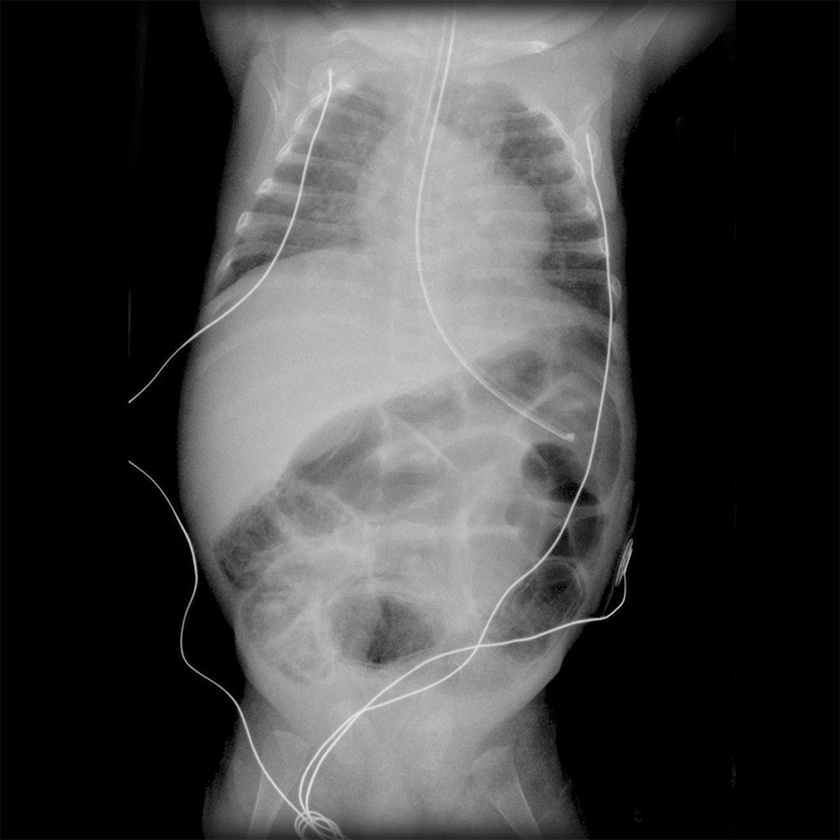
%> input picture wavelet/5961.1.jpg, 840 x 840 px, shrunk from 1024 x 1024 before the run
$ octave dwavelet.m   (GNU Octave 9; MATLAB toolbox functions it lacks are replaced by stand-ins)
%> lines starting %> are read from the running program, lines starting %| are printed output that depends on the picture
### wavelet/multdecwave.m
function [ niveisdec ] = multdecwave(X,tipo,N)
%UNTITLED4 Summary of this function goes here
%   Detailed explanation goes here

niveisdec=[];

for i = 1:N
    [WLL,WLH,WHL,WHH] = ddwaveletdec(X,tipo);
    %estrutura de dados

    niveisdec(i).WLL = WLL;
    niveisdec(i).WLH = WLH;
    niveisdec(i).WHL = WHL;
    niveisdec(i).WHH = WHH;

    X=WLL;
end


end

### wavelet/ddwaveletdec.m
function [WLL,WLH,WHL,WHH] = ddwaveletdec(X,tipo)
%UNTITLED Summary of this function goes here
%   Decomposição de imagem por wavelet

    if (strcmp(tipo,'haar'))
        W=[0.5 0.5];

    else
        [RF,W] = biorwavf(tipo);
    end

    [Lo_D,Hi_D,Lo_R,Hi_R] = orthfilt(W);

    tf=size(W,2); % tamanho do filtro para tratamento das bordas

    %colunas
    xc=X';
    imH=xc(:); %imagem p/ pross. horizontal (variação entre linhas)
    wH=conv(Hi_D,imH); % passa alta
    wH=wH(tf:end);
    wL=conv(Lo_D,imH); % passa baixa
    wL=wL(tf:end);

    WH=reshape(wH,size(xc));
    WL=reshape(wL,size(xc));

    Wh=WH(1:2:end,:)';% ver se essa lógica está certa
    Wl=WL(1:2:end,:)';

    %LL decomposição
    wL = Wl(:);
    wLL=conv(Lo_D,wL);
    wLL=wLL(tf:end);
    WLL=reshape(wLL,[size(xc,1) size(xc,2)/2]);
    WLL=WLL(1:2:end,:);

    %LH detalhes horizontais
    wLH=conv(Hi_D,wL);
    wLH=wLH(tf:end);
    WLH=reshape(wLH,[size(xc,1) size(xc,2)/2]);
    WLH=WLH(1:2:end,:);

    %HL detalhes verticais
    wH = Wh(:);
    wHL=conv(Lo_D,wH);
    wHL=wHL(tf:end);
    WHL=reshape(wHL,[size(xc,1) size(xc,2)/2]);
    WHL=WHL(1:2:end,:);

    %HH detalhes diagonais
    wHH=conv(Hi_D,wH);
    wHH=wHH(tf:end);
    WHH=reshape(wHH,[size(xc,1) size(xc,2)/2]);
    WHH=WHH(1:2:end,:);

end

### wavelet/dwavelet.m
clear; clf; close all;
%load wbarb;
A1 = imread('5961.1.jpg');
%> A1 is the input picture: size 840x840 uint8; min 0, max 232, mean 67.2
dx=2^(floor(log2(size(A1,1))));
%> dx = 512
dy=2^(floor(log2(size(A1,2))));
%> dy = 512
%A1=rgb2gray(A);
X = A1(1:dx,size(A1,2)-dy+1:end);
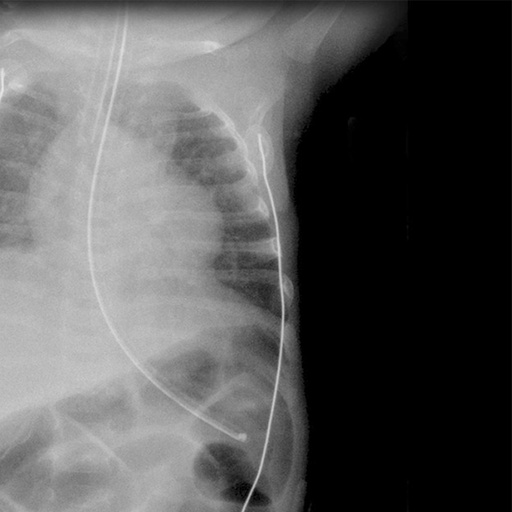
%> X: size 512x512 uint8; min 0, max 231, mean 88.4
map=colormap('pink');
image(X); colormap(map); colorbar;
[cA1,cH1,cV1,cD1] = dwt2(X,'db1');
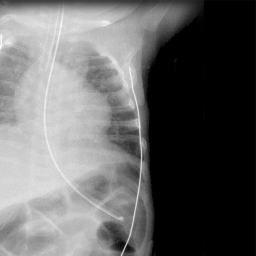
%> cA1: size 256x256 double; min 0, max 446.5, mean 176.8; drawn with min black and max white
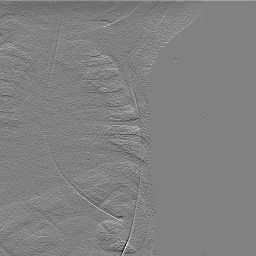
%> cH1: size 256x256 double; min -38.5, max 37.5, mean 0; drawn with min black and max white
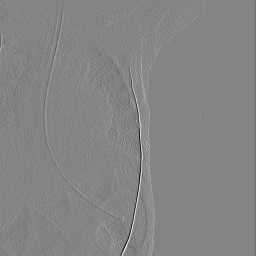
%> cV1: size 256x256 double; min -79, max 73.5, mean 0.2; drawn with min black and max white
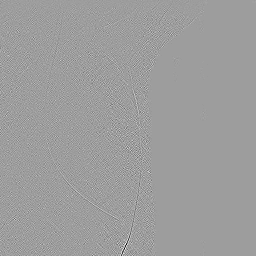
%> cD1: size 256x256 double; min -27.5, max 17, mean -0.00139; drawn with min black and max white

A1 = upcoef2('a',cA1,'db1',1);
%> A1: size 512x512 double
H1 = upcoef2('h',cH1,'db1',1);
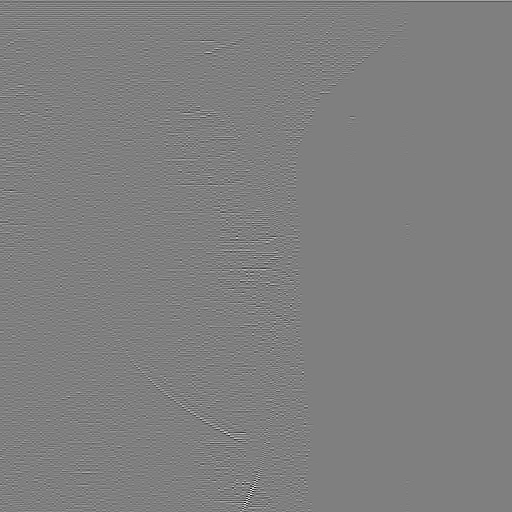
%> H1: size 512x512 double; min -19.25, max 19.25, mean 0; drawn with min black and max white
V1 = upcoef2('v',cV1,'db1',1);
D1 = upcoef2('d',cD1,'db1',1);

colormap(map);
subplot(2,2,1); image(wcodemat(cA1,192));
title('Approximation A1')
subplot(2,2,2); image(wcodemat(cH1,192));
title('Horizontal Detail H1')
subplot(2,2,3); image(wcodemat(cV1,192));
title('Vertical Detail V1')
subplot(2,2,4); image(wcodemat(cD1,192));
title('Diagonal Detail D1')
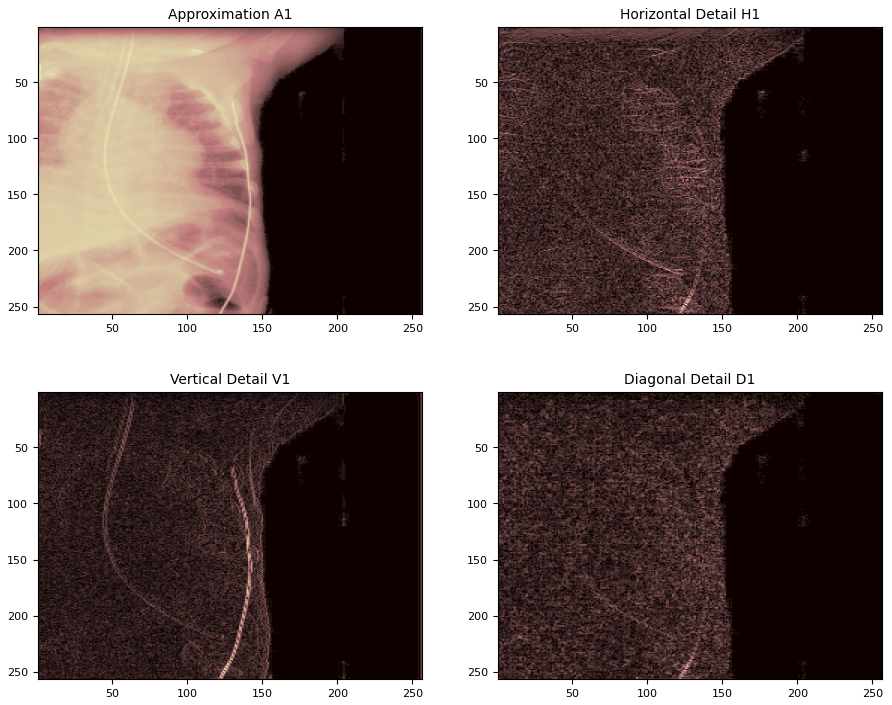
%> figure redrawn from the program's plot data, 4 panels

Xsyn = idwt2(cA1,cH1,cV1,cD1,'db1');

[C,S] = wavedec2(X,2,'db1');
%> S = [128 128; 128 128; 256 256; 512 512]

%%
% [24 lines of commented-out code are left out]
%%
n=5
niveisdec = multdecwave(X,'haar',n);
%> the run ends on the next line
